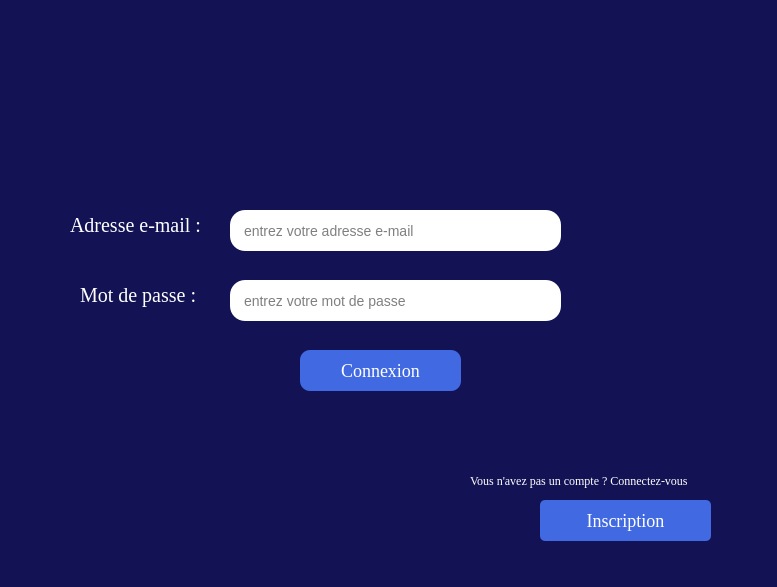
<?xml version="1.0" encoding="UTF-8"?>
<ui version="4.0">
 <class>widget</class>
 <widget class="QWidget" name="widget">
  <property name="geometry">
   <rect>
    <x>0</x>
    <y>0</y>
    <width>777</width>
    <height>587</height>
   </rect>
  </property>
  <property name="windowTitle">
   <string>SoLi</string>
  </property>
  <property name="styleSheet">
   <string notr="true">QWidget{

background-color: #121254 ;}</string>
  </property>
  <widget class="QLineEdit" name="bienvenue_mdp_le">
   <property name="geometry">
    <rect>
     <x>230</x>
     <y>280</y>
     <width>331</width>
     <height>41</height>
    </rect>
   </property>
   <property name="styleSheet">
    <string notr="true">QLineEdit {
	
  padding : 6px 12px;
  font-size : 14px ;
  color :333 ;
  background-color :#fff;
  border : #4px solid #000;
  border-radius:15px;
}</string>
   </property>
   <property name="echoMode">
    <enum>QLineEdit::Password</enum>
   </property>
   <property name="placeholderText">
    <string>entrez votre mot de passe</string>
   </property>
  </widget>
  <widget class="QLabel" name="label">
   <property name="geometry">
    <rect>
     <x>70</x>
     <y>200</y>
     <width>151</width>
     <height>51</height>
    </rect>
   </property>
   <property name="font">
    <font>
     <family>Georgia,serif</family>
     <pointsize>-1</pointsize>
     <underline>false</underline>
     <strikeout>false</strikeout>
    </font>
   </property>
   <property name="styleSheet">
    <string notr="true">QLabel{
   color: rgb(255, 255, 255);
  
   
   
   -webkit-box-shadow: rgba(0,0,0,1) 0 1px 0;
   -moz-box-shadow: rgba(0,0,0,1) 0 1px 0;
   box-shadow: rgba(0,0,0,1) 0 1px 0;
   text-shadow: rgba(0,0,0,.4) 0 1px 0;
   color: rgb(255, 255, 255);
   font-size: 20px;
   font-family: Georgia, serif;
   text-decoration: none;
   
}</string>
   </property>
   <property name="text">
    <string>Adresse e-mail :</string>
   </property>
  </widget>
  <widget class="QPushButton" name="btn_connexion">
   <property name="geometry">
    <rect>
     <x>300</x>
     <y>350</y>
     <width>161</width>
     <height>41</height>
    </rect>
   </property>
   <property name="cursor">
    <cursorShape>PointingHandCursor</cursorShape>
   </property>
   <property name="styleSheet">
    <string notr="true">QPushButton {
  background: #4169E1 ;
  background-image: -webkit-linear-gradient(top, #4a4f96, #2d95d6);
  background-image: -moz-linear-gradient(top, #4a4f96, #2d95d6);
  background-image: -ms-linear-gradient(top, #4a4f96, #2d95d6);
  background-image: -o-linear-gradient(top, #4a4f96, #2d95d6);
  background-image: linear-gradient(to bottom, #4a4f96, #2d95d6);
  -webkit-border-radius: 10;
  -moz-border-radius: 10;
  border-radius: 10px;
  text-shadow: 10px 1px 3px #666666;
  font-family: Georgia;
  color: #ffffff;
  font-size: 18px;
  padding: 10px 20px 10px 20px;
  text-decoration: none;
}
QPushButton:hover {
  background: #4f5a64;
  background-image: -webkit-linear-gradient(top, #3cb0fd, #3498db);
  background-image: -moz-linear-gradient(top, #3cb0fd, #3498db);
  background-image: -ms-linear-gradient(top, #3cb0fd, #3498db);
  background-image: -o-linear-gradient(top, #3cb0fd, #3498db);
  background-image: linear-gradient(to bottom, #3cb0fd, #3498db);
  text-decoration: none;
}

</string>
   </property>
   <property name="text">
    <string>Connexion</string>
   </property>
  </widget>
  <widget class="QLabel" name="label_2">
   <property name="geometry">
    <rect>
     <x>80</x>
     <y>270</y>
     <width>131</width>
     <height>51</height>
    </rect>
   </property>
   <property name="font">
    <font>
     <family>Georgia,serif</family>
     <pointsize>-1</pointsize>
     <underline>false</underline>
     <strikeout>false</strikeout>
    </font>
   </property>
   <property name="styleSheet">
    <string notr="true">QLabel{
   color: rgb(255, 255, 255);
  
   
   
   -webkit-box-shadow: rgba(0,0,0,1) 0 1px 0;
   -moz-box-shadow: rgba(0,0,0,1) 0 1px 0;
   box-shadow: rgba(0,0,0,1) 0 1px 0;
   text-shadow: rgba(0,0,0,.4) 0 1px 0;
   color: rgb(255, 255, 255);
   font-size: 20px;
   font-family: Georgia, serif;
   text-decoration: none;
   
}</string>
   </property>
   <property name="text">
    <string>Mot de passe :</string>
   </property>
  </widget>
  <widget class="QLineEdit" name="bienvenue_email_le">
   <property name="geometry">
    <rect>
     <x>230</x>
     <y>210</y>
     <width>331</width>
     <height>41</height>
    </rect>
   </property>
   <property name="styleSheet">
    <string notr="true">QLineEdit {
	
  padding : 6px 12px;
  font-size : 14px ;
  color :333 ;
  background-color :#fff;
  border : #4px solid #000;
  border-radius:15px;
}</string>
   </property>
   <property name="frame">
    <bool>true</bool>
   </property>
   <property name="placeholderText">
    <string>entrez votre adresse e-mail</string>
   </property>
  </widget>
  <widget class="QPushButton" name="btn_bienvenue_inscription">
   <property name="geometry">
    <rect>
     <x>540</x>
     <y>500</y>
     <width>171</width>
     <height>41</height>
    </rect>
   </property>
   <property name="cursor">
    <cursorShape>PointingHandCursor</cursorShape>
   </property>
   <property name="styleSheet">
    <string notr="true">QPushButton {
  background: #4169E1 ;
  background-image: -webkit-linear-gradient(top, #4a4f96, #2d95d6);
  background-image: -moz-linear-gradient(top, #4a4f96, #2d95d6);
  background-image: -ms-linear-gradient(top, #4a4f96, #2d95d6);
  background-image: -o-linear-gradient(top, #4a4f96, #2d95d6);
  background-image: linear-gradient(to bottom, #4a4f96, #2d95d6);
  -webkit-border-radius: 5;
  -moz-border-radius: 5;
  border-radius: 5px;
  text-shadow: 10px 1px 3px #666666;
  font-family: Georgia;
  color: #ffffff;
  font-size: 18px;
  padding: 10px 20px 10px 20px;
  text-decoration: none;
}
QPushButton:hover {
  background: #4f5a64;
  background-image: -webkit-linear-gradient(top, #3cb0fd, #3498db);
  background-image: -moz-linear-gradient(top, #3cb0fd, #3498db);
  background-image: -ms-linear-gradient(top, #3cb0fd, #3498db);
  background-image: -o-linear-gradient(top, #3cb0fd, #3498db);
  background-image: linear-gradient(to bottom, #3cb0fd, #3498db);
  text-decoration: none;
}

</string>
   </property>
   <property name="text">
    <string>Inscription</string>
   </property>
  </widget>
  <widget class="QLabel" name="label_3">
   <property name="geometry">
    <rect>
     <x>470</x>
     <y>470</y>
     <width>291</width>
     <height>21</height>
    </rect>
   </property>
   <property name="font">
    <font>
     <family>Georgia,serif</family>
    </font>
   </property>
   <property name="styleSheet">
    <string notr="true">color: rgb(255, 255, 255);
font-family: Georgia, serif;</string>
   </property>
   <property name="text">
    <string>Vous n'avez pas un compte ? Connectez-vous</string>
   </property>
  </widget>
  <widget class="QLabel" name="label_4">
   <property name="geometry">
    <rect>
     <x>80</x>
     <y>50</y>
     <width>511</width>
     <height>151</height>
    </rect>
   </property>
   <property name="text">
    <string/>
   </property>
   <property name="pixmap">
    <pixmap resource="photos.qrc">:/newPrefix/bienvenue.png</pixmap>
   </property>
  </widget>
 </widget>
 <tabstops>
  <tabstop>btn_connexion</tabstop>
  <tabstop>bienvenue_email_le</tabstop>
  <tabstop>bienvenue_mdp_le</tabstop>
  <tabstop>btn_bienvenue_inscription</tabstop>
 </tabstops>
 <resources>
  <include location="photos.qrc"/>
 </resources>
 <connections/>
</ui>
